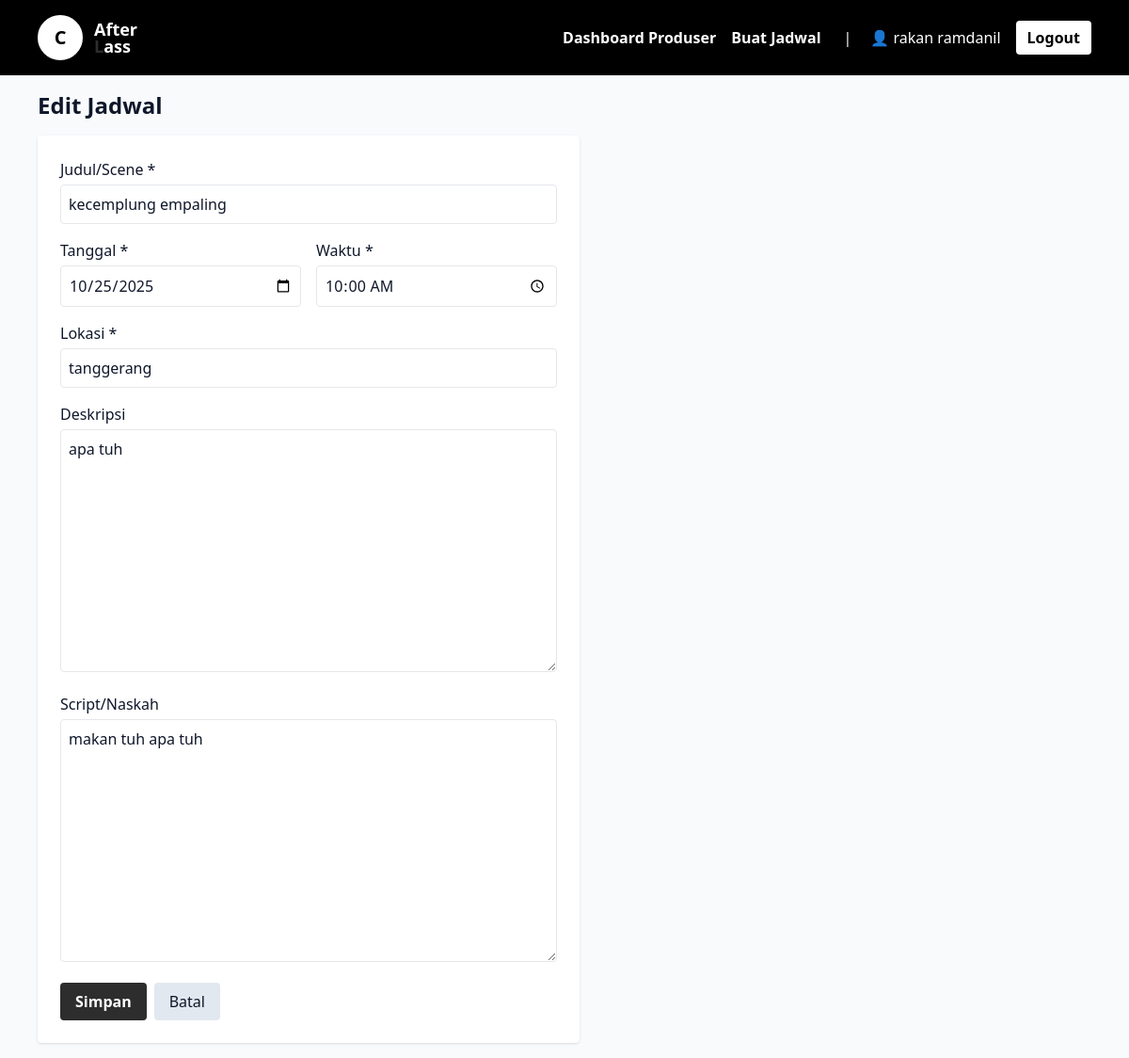
Page /schedule/2/edit/ (signed in) on the committed database.
### schedule/models.py (models this page shows, shortened)
class User(AbstractUser):
    ROLE_CHOICES = [
        ('producer', 'Produser'),
        ('actor', 'Aktor'),
        ('editor', 'Editor'),
    ]
    role = models.CharField(max_length=20, choices=ROLE_CHOICES, default='actor')
    phone = models.CharField(max_length=30, blank=True)

class ShootingSchedule(models.Model):
    STATUS_CHOICES = [
        ('available', 'Tersedia'),
        ('closed', 'Ditutup'),
        ('completed', 'Selesai'),
    ]
    producer = models.ForeignKey(User, on_delete=models.CASCADE, related_name='produced_schedules')
    title = models.CharField(max_length=200)
    date = models.DateField()
    time = models.TimeField()
    location = models.CharField(max_length=200)
    description = models.TextField(blank=True)
    script = models.TextField(blank=True)
    status = models.CharField(max_length=20, choices=STATUS_CHOICES, default='available')
    created_at = models.DateTimeField(auto_now_add=True)
    updated_at = models.DateTimeField(auto_now=True)
    class Meta:
        ordering = ['date', 'time']

### schedule/views.py (the view)
# urls.py: path('schedule/<int:pk>/edit/', views.edit_schedule, name='edit_schedule'),
@login_required
def edit_schedule(request: HttpRequest, pk: int) -> HttpResponse:
    user: User = request.user  # type: ignore
    schedule = get_object_or_404(ShootingSchedule, pk=pk)
    if user.role != 'producer' or schedule.producer_id != user.id:
        return HttpResponseForbidden('Tidak memiliki izin untuk mengedit jadwal ini.')
    if request.method == 'POST':
        form = ShootingScheduleForm(request.POST, instance=schedule)
        if form.is_valid():
            form.save()
            messages.success(request, 'Jadwal berhasil diperbarui.')
            return redirect('producer_dashboard')
        else:
            messages.error(request, 'Periksa kembali form Anda.')
    else:
        form = ShootingScheduleForm(instance=schedule)
    return render(request, 'schedule/edit_schedule.html', {'form': form, 'schedule': schedule})

### schedule/forms.py
class ShootingScheduleForm(forms.ModelForm):
    date = forms.DateField(widget=forms.DateInput(attrs={'type': 'date'}), label='Tanggal')
    time = forms.TimeField(widget=forms.TimeInput(attrs={'type': 'time'}), label='Waktu')
    class Meta:
        model = ShootingSchedule
        fields = ['title', 'date', 'time', 'location', 'description', 'script']
        labels = {
            'title': 'Judul/Scene',
            'location': 'Lokasi',
            'description': 'Deskripsi',
            'script': 'Script/Naskah',
        }
    def __init__(self, *args, **kwargs):
        super().__init__(*args, **kwargs)
        for name, field in self.fields.items():
            css = field.widget.attrs.get('class', '')
            field.widget.attrs['class'] = f"{css} {COMMON_INPUT_CLASSES}".strip()

### schedule/templates/schedule/edit_schedule.html (shortened to what this page needs)
{% extends 'schedule/base.html' %}
{% block content %}
<h1 class="text-2xl font-semibold mb-4">Edit Jadwal</h1>
<form method="post" class="bg-white p-6 rounded shadow max-w-xl">
  <div class="grid grid-cols-1 gap-4">
    <div>
      <label class="block mb-1">Judul/Scene *</label>
      {{ form.title }}
    </div>
    <div class="grid grid-cols-2 gap-4">
      <div>
        <label class="block mb-1">Tanggal *</label>
        {{ form.date }}
      </div>
      <div>
        <label class="block mb-1">Waktu *</label>
        {{ form.time }}
      </div>
    </div>
    <div>
      <label class="block mb-1">Lokasi *</label>
      {{ form.location }}
    </div>
    <div>
      <label class="block mb-1">Deskripsi</label>
      {{ form.description }}
    </div>
    <div>
      <label class="block mb-1">Script/Naskah</label>
      {{ form.script }}
    </div>
  </div>
  <div class="mt-4 flex gap-2">
    <button class="px-4 py-2 rounded text-white bg-charcoal font-bold hover:bg-charcoal-light transition">Simpan</button>
    <a href="{% url 'producer_dashboard' %}" class="px-4 py-2 rounded bg-slate-200">Batal</a>
  </div>
</form>
{% endblock %}

### schedule/templates/schedule/base.html (shortened to what this page needs)
<!doctype html>
<html lang="id">
<head>
  <script src="https://cdn.tailwindcss.com"></script>
</head>
<body class="bg-slate-50 text-slate-900">
  <nav class="bg-black text-white">
    <div class="max-w-6xl mx-auto px-4 py-4 flex items-center justify-between">
      <div class="flex items-center gap-3">
        <div class="w-12 h-12 rounded-full border-4 border-white bg-white flex items-center justify-center">
          <div class="text-black font-black text-xl">C</div>
        </div>
        <div class="flex flex-col">
          <span class="font-black text-lg leading-tight">After</span>
          <span class="font-black text-lg leading-tight -mt-1">
            <span class="text-charcoal">L</span>ass
          </span>
        </div>
      </div>
      <div class="flex items-center gap-4">
        {% if request.user.is_authenticated %}
          {% if request.user.role == 'producer' %}
            <a class="hover:underline font-semibold" href="{% url 'producer_dashboard' %}">Dashboard Produser</a>
            <a class="hover:underline font-semibold" href="{% url 'create_schedule' %}">Buat Jadwal</a>
          {% elif request.user.role == 'editor' %}
            <a class="hover:underline font-semibold" href="{% url 'editor_dashboard' %}">Dashboard Editor</a>
          {% elif request.user.role == 'actor' %}
            <a class="hover:underline font-semibold" href="{% url 'actor_my_schedules' %}">Jadwal Saya</a>
            <a class="hover:underline font-semibold" href="{% url 'actor_available_schedules' %}">Semua Jadwal</a>
          {% endif %}
          <span class="ml-2">|</span>
          <span class="ml-1">👤 {{ request.user.get_full_name|default:request.user.username }}</span>
          <a href="{% url 'logout' %}" class="px-3 py-1.5 rounded bg-white text-black font-bold hover:bg-slate-200 transition">Logout</a>
        {% endif %}
      </div>
    </div>
  </nav>
  <div class="max-w-6xl mx-auto p-4">
    {% block content %}{% endblock %}
  </div>
</body>
</html>

### rows in the picture
User: user.get_full_name "rakan ramdanil"
ShootingSchedule: title "kecemplung empaling", date "10/25/2025", time "10:00:00", location "tanggerang", description "apa tuh", script "makan tuh apa tuh"
